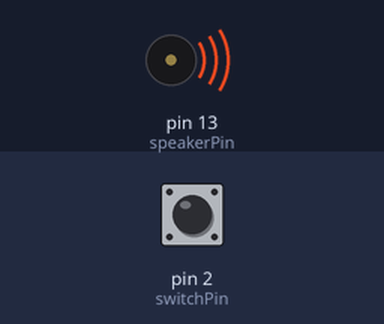
Bench run of a sketch on a simulated Arduino Uno, built with avr-gcc and run on an emulated ATmega328P. Shown: buzzer (waves = sounding). The inputs (shaded band) are chosen by the test bench; at power-on: pin 2 (switchPin) HIGH. Random numbers use the default seed unless the sketch sets one.

Above: at 0.1 s.
Timing chart, 0 to 1.6 s (numbered marks = the images above):
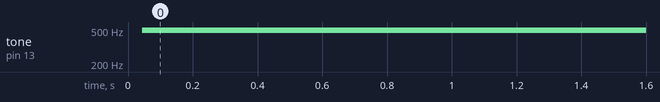

The sketch:

no_interrupt.ino
```cpp
int switchPin = 2;
int speakerPin = 13;
int interval = 1000;

void setup()
{
  pinMode(speakerPin, OUTPUT);
  digitalWrite(switchPin , HIGH); // pull up
}

void loop()
{
  if(digitalRead(switchPin) == 0){
    interval = 1000000 /  random(220, 440) / 2;
  }

  digitalWrite(speakerPin, 1);
  delayMicroseconds(interval);
  digitalWrite(speakerPin, 0);
  delayMicroseconds(interval);
}
```

Measured:
- by itself, tone on pin 13 (speakerPin): silent → 497 Hz at 0.04 s
